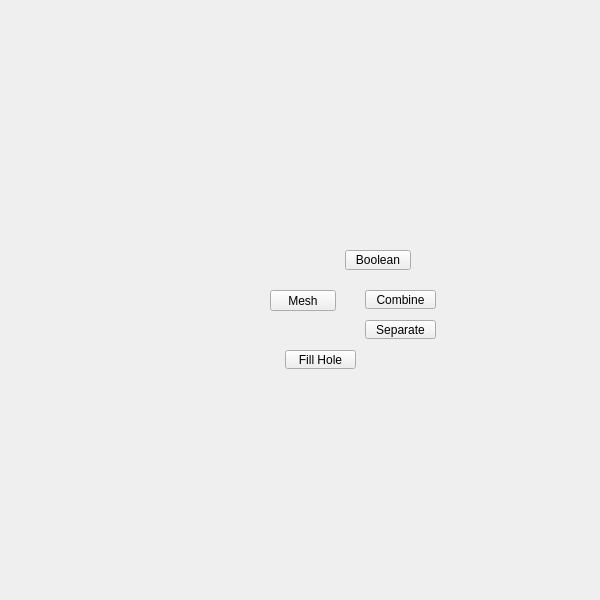
<?xml version="1.0" encoding="UTF-8"?>
<ui version="4.0">
 <class>QtUi</class>
 <widget class="QMainWindow" name="QtUi">
  <property name="enabled">
   <bool>true</bool>
  </property>
  <property name="geometry">
   <rect>
    <x>0</x>
    <y>0</y>
    <width>600</width>
    <height>600</height>
   </rect>
  </property>
  <property name="sizePolicy">
   <sizepolicy hsizetype="Ignored" vsizetype="Ignored">
    <horstretch>0</horstretch>
    <verstretch>0</verstretch>
   </sizepolicy>
  </property>
  <property name="minimumSize">
   <size>
    <width>0</width>
    <height>0</height>
   </size>
  </property>
  <property name="maximumSize">
   <size>
    <width>600</width>
    <height>600</height>
   </size>
  </property>
  <property name="cursor">
   <cursorShape>ArrowCursor</cursorShape>
  </property>
  <property name="windowTitle">
   <string>Toolkit</string>
  </property>
  <property name="whatsThis">
   <string>main</string>
  </property>
  <property name="toolButtonStyle">
   <enum>Qt::ToolButtonIconOnly</enum>
  </property>
  <property name="tabShape">
   <enum>QTabWidget::Triangular</enum>
  </property>
  <property name="dockNestingEnabled">
   <bool>true</bool>
  </property>
  <property name="dockOptions">
   <set>QMainWindow::AllowNestedDocks|QMainWindow::AllowTabbedDocks|QMainWindow::AnimatedDocks|QMainWindow::ForceTabbedDocks</set>
  </property>
  <widget class="QWidget" name="mainWindow">
   <property name="sizePolicy">
    <sizepolicy hsizetype="Ignored" vsizetype="Ignored">
     <horstretch>0</horstretch>
     <verstretch>0</verstretch>
    </sizepolicy>
   </property>
   <widget class="QPushButton" name="b001">
    <property name="enabled">
     <bool>true</bool>
    </property>
    <property name="geometry">
     <rect>
      <x>285</x>
      <y>350</y>
      <width>71</width>
      <height>19</height>
     </rect>
    </property>
    <property name="maximumSize">
     <size>
      <width>111</width>
      <height>19</height>
     </size>
    </property>
    <property name="toolTip">
     <string>Cap holes modifier</string>
    </property>
    <property name="text">
     <string>Fill Hole</string>
    </property>
    <property name="iconSize">
     <size>
      <width>18</width>
      <height>18</height>
     </size>
    </property>
   </widget>
   <widget class="PushButton" name="tb002">
    <property name="enabled">
     <bool>true</bool>
    </property>
    <property name="geometry">
     <rect>
      <x>365</x>
      <y>290</y>
      <width>71</width>
      <height>19</height>
     </rect>
    </property>
    <property name="maximumSize">
     <size>
      <width>111</width>
      <height>19</height>
     </size>
    </property>
    <property name="toolTip">
     <string>Combine the selected polygon objects into one single object to allow operations such as merges or face trims</string>
    </property>
    <property name="text">
     <string>Combine</string>
    </property>
    <property name="iconSize">
     <size>
      <width>18</width>
      <height>18</height>
     </size>
    </property>
   </widget>
   <widget class="QPushButton" name="b002">
    <property name="enabled">
     <bool>true</bool>
    </property>
    <property name="geometry">
     <rect>
      <x>365</x>
      <y>320</y>
      <width>71</width>
      <height>19</height>
     </rect>
    </property>
    <property name="maximumSize">
     <size>
      <width>111</width>
      <height>19</height>
     </size>
    </property>
    <property name="toolTip">
     <string>Separates the selected polygonobject shells or the shells of any selected faces from the object into one object into distinct objects</string>
    </property>
    <property name="text">
     <string>Separate</string>
    </property>
    <property name="iconSize">
     <size>
      <width>18</width>
      <height>18</height>
     </size>
    </property>
   </widget>
   <widget class="QPushButton" name="i004">
    <property name="geometry">
     <rect>
      <x>270</x>
      <y>290</y>
      <width>66</width>
      <height>21</height>
     </rect>
    </property>
    <property name="minimumSize">
     <size>
      <width>0</width>
      <height>21</height>
     </size>
    </property>
    <property name="maximumSize">
     <size>
      <width>16777215</width>
      <height>21</height>
     </size>
    </property>
    <property name="whatsThis">
     <string>polygons_mesh</string>
    </property>
    <property name="text">
     <string>Mesh</string>
    </property>
   </widget>
   <widget class="PushButton" name="tb008">
    <property name="enabled">
     <bool>true</bool>
    </property>
    <property name="geometry">
     <rect>
      <x>345</x>
      <y>250</y>
      <width>66</width>
      <height>20</height>
     </rect>
    </property>
    <property name="minimumSize">
     <size>
      <width>0</width>
      <height>20</height>
     </size>
    </property>
    <property name="maximumSize">
     <size>
      <width>999</width>
      <height>20</height>
     </size>
    </property>
    <property name="toolTip">
     <string>Preforms a boolean union on the selected polygon objects creating a new object</string>
    </property>
    <property name="text">
     <string>Boolean</string>
    </property>
    <property name="iconSize">
     <size>
      <width>18</width>
      <height>18</height>
     </size>
    </property>
   </widget>
  </widget>
 </widget>
 <customwidgets>
  <customwidget>
   <class>PushButton</class>
   <extends>QPushButton</extends>
   <header>widgets.pushbutton.h</header>
  </customwidget>
 </customwidgets>
 <resources/>
 <connections/>
 <designerdata>
  <property name="gridDeltaX">
   <number>5</number>
  </property>
  <property name="gridDeltaY">
   <number>10</number>
  </property>
  <property name="gridSnapX">
   <bool>true</bool>
  </property>
  <property name="gridSnapY">
   <bool>true</bool>
  </property>
  <property name="gridVisible">
   <bool>true</bool>
  </property>
 </designerdata>
</ui>
